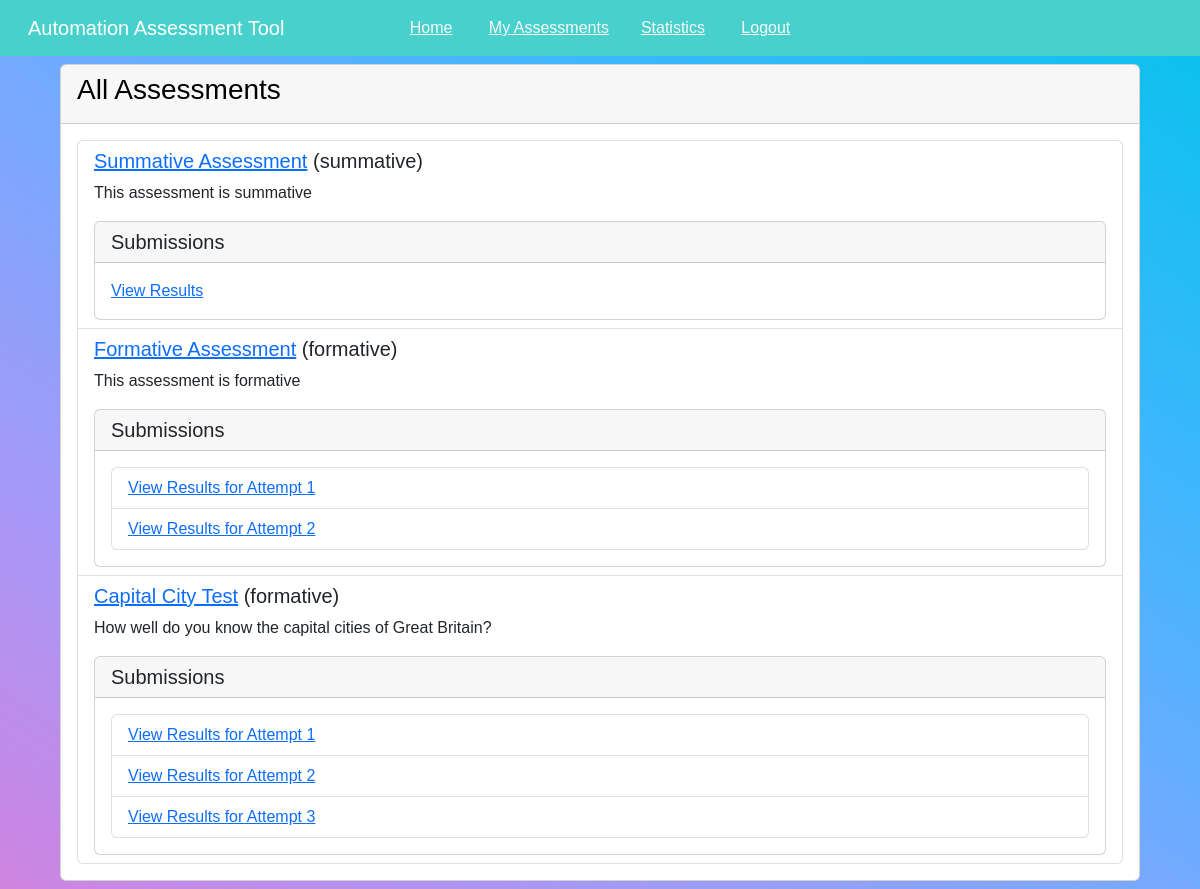
/assessments (signed in), run on the app's committed database.
### AATApp/models.py (models this page shows)
class Assessment(db.Model):
    id = db.Column(db.Integer, primary_key=True, unique=True, nullable=False)
    is_summative = db.Column(db.Boolean, default=False)
    title = db.Column(db.Text)
    description = db.Column(db.Text)
    creator_id = db.Column(
        db.Integer, db.ForeignKey('user.id'), nullable=False)

### AATApp/routes/assessmentroutes.py (the view)
@app.route("/assessments", methods=['GET'])
def view_assessments():
  list_assessments = db.session.query(Assessment).all()
  if current_user.is_authenticated and current_user.is_admin:
     list_assessments = db.session.query(Assessment).filter_by(creator_id = current_user.id)
  assessments = []
  if current_user.is_authenticated:
    for assessment in list_assessments:
      aq = db.session.query(AssessmentQuestions).filter_by(assessment_id=assessment.id).first()
      assessment_dict = {
        'assessment': assessment,
        'attempts': db.session.query(Results).filter_by(a_question_id=aq.id, student_id=current_user.id).count()
      }
      assessments.append(assessment_dict)
  if current_user.is_authenticated:
    return render_template('view_assessments.html', assessments=assessments)
  flash('You must be logged in to view this page.')
  return redirect(url_for('login'))

### AATApp/models.py (called while the page is built)
@login_manager.user_loader
def load_user(user_id):
    return User.query.get(int(user_id))

### AATApp/templates/view_assessments.html (shortened to what this page needs)
{% extends "layout.html" %}
{% block content %}
<div class="card-header">
    <h1 class="fs-3">All Assessments</h1>
</div>
<div class="card-body">
    <div class="list-group">
        {% for assessment_dict in assessments %}
        <li class="list-group-item">
            <h3 class="fs-5"><a href="/assessment/{{ assessment_dict.assessment.id }}">{{ assessment_dict.assessment.title }}</a>
                {% if assessment_dict.assessment.is_summative %}
                    (summative)
                {% else %}
                    (formative)
                {% endif %}
            </h3>
            <p>{{ assessment_dict.assessment.description }}</p>
            {% if current_user.is_admin %}
            <span class="btn-group my-1" role="group">
                <a href="/assessment/{{ assessment_dict.assessment.id }}" class="btn btn-outline-dark">View</a>
                <a href="/assessment/edit/{{ assessment_dict.assessment.id }}"
                    class="btn btn-outline-dark">Edit</a>
                <a href="/assessment/delete/{{ assessment_dict.assessment.id }}"
                    class="btn btn-outline-danger">Delete</a>
            </span>
            {% else %}
                <div class="card">
                    <h5 class="card-header">Submissions</h4>
                    <div class="card-body">
                        {% if assessment_dict.attempts == 0 %}
                            <p>You have not yet attempted this assessment.</p>
                        {% else %}
                            {% if assessment_dict.assessment.is_summative %}
                                <a href="/results/{{ assessment_dict.assessment.id }}/1">View Results</a>
                            {% else %}
                                <ul class="list-group">
                                    {% for n in range(assessment_dict.attempts) %}
                                        <li class="list-group-item">
                                            <a href="/results/{{ assessment_dict.assessment.id }}/{{ n + 1 }}">View Results for Attempt {{ n + 1 }}</a>
                                        </li>
                                    {% endfor %}
                                </ul>
                            {% endif %}
                        {% endif %}
                    </div>
                </div>
            {% endif %}
        </li>
        {% endfor %}
    </div>
</div>
{% endblock content %}

### AATApp/static/style.css (style rules this page uses)
body { font-family: helvetica, sans-serif; background-color: #fff; color: #002699; }

### data on the page
Assessment: assessment "Summative Assessment", assessment.description "This assessment is summative"
Assessment: assessment "Formative Assessment", assessment.description "This assessment is formative"
Assessment: assessment "Capital City Test", assessment.description "How well do you know the capital cities of Great Britain?"

### other printed values
{{ n + 1 }} "1" "2" "1" "2" "3"
